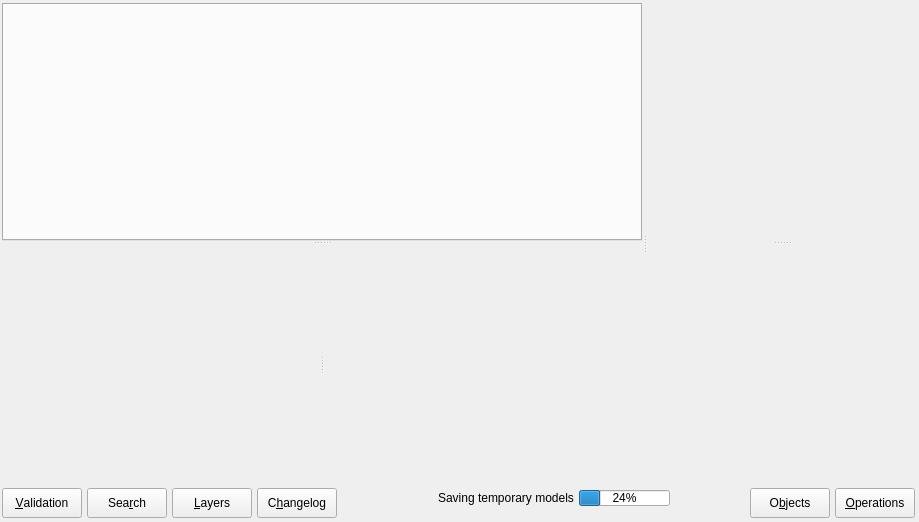
      <widget class="QWidget" name="design_pg">
       <layout class="QGridLayout" name="gridLayout_4">
        <property name="leftMargin">
         <number>2</number>
        </property>
        <property name="topMargin">
         <number>3</number>
        </property>
        <property name="rightMargin">
         <number>2</number>
        </property>
        <property name="bottomMargin">
         <number>2</number>
        </property>
        <property name="spacing">
         <number>5</number>
        </property>
        <item row="1" column="0">
         <layout class="QVBoxLayout" name="verticalLayout">
          <property name="spacing">
           <number>0</number>
          </property>
          <item>
           <widget class="QSplitter" name="h_splitter">
            <property name="autoFillBackground">
             <bool>true</bool>
            </property>
            <property name="orientation">
             <enum>Qt::Orientation::Horizontal</enum>
            </property>
            <property name="handleWidth">
             <number>5</number>
            </property>
            <property name="childrenCollapsible">
             <bool>false</bool>
            </property>
            <widget class="QWidget" name="models_tbw_parent" native="true">
             <property name="sizePolicy">
              <sizepolicy hsizetype="Expanding" vsizetype="Expanding">
               <horstretch>0</horstretch>
               <verstretch>0</verstretch>
              </sizepolicy>
             </property>
             <property name="minimumSize">
              <size>
               <width>640</width>
               <height>480</height>
              </size>
             </property>
             <property name="mouseTracking">
              <bool>false</bool>
             </property>
             <layout class="QGridLayout" name="gridLayout">
              <property name="leftMargin">
               <number>0</number>
              </property>
              <property name="topMargin">
               <number>0</number>
              </property>
              <property name="rightMargin">
               <number>0</number>
              </property>
              <property name="bottomMargin">
               <number>0</number>
              </property>
              <property name="spacing">
               <number>0</number>
              </property>
              <item row="0" column="0">
               <widget class="QSplitter" name="v_splitter1">
                <property name="autoFillBackground">
                 <bool>true</bool>
                </property>
                <property name="orientation">
                 <enum>Qt::Orientation::Vertical</enum>
                </property>
                <property name="handleWidth">
                 <number>4</number>
                </property>
                <property name="childrenCollapsible">
                 <bool>false</bool>
                </property>
                <widget class="QWidget" name="layoutWidget">
                 <layout class="QHBoxLayout" name="horizontalLayout">
                  <property name="spacing">
                   <number>5</number>
                  </property>
                  <item>
                   <widget class="QTabWidget" name="models_tbw">
                    <property name="minimumSize">
                     <size>
                      <width>0</width>
                      <height>0</height>
                     </size>
                    </property>
                    <property name="mouseTracking">
                     <bool>true</bool>
                    </property>
                    <property name="autoFillBackground">
                     <bool>false</bool>
                    </property>
                    <property name="tabPosition">
                     <enum>QTabWidget::TabPosition::North</enum>
                    </property>
                    <property name="tabShape">
                     <enum>QTabWidget::TabShape::Triangular</enum>
                    </property>
                    <property name="currentIndex">
                     <number>-1</number>
                    </property>
                    <property name="documentMode">
                     <bool>false</bool>
                    </property>
                    <property name="tabsClosable">
                     <bool>true</bool>
                    </property>
                   </widget>
                  </item>
                 </layout>
                </widget>
                <widget class="QWidget" name="bottom_wgt_bar" native="true">
                 <property name="sizePolicy">
                  <sizepolicy hsizetype="Preferred" vsizetype="Preferred">
                   <horstretch>0</horstretch>
                   <verstretch>0</verstretch>
                  </sizepolicy>
                 </property>
                 <property name="autoFillBackground">
                  <bool>true</bool>
                 </property>
                 <layout class="QHBoxLayout" name="horizontalLayout_3">
                  <property name="spacing">
                   <number>5</number>
                  </property>
                  <property name="leftMargin">
                   <number>0</number>
                  </property>
                  <property name="topMargin">
                   <number>0</number>
                  </property>
                  <property name="rightMargin">
                   <number>0</number>
                  </property>
                  <property name="bottomMargin">
                   <number>0</number>
                  </property>
                  <item>
                   <widget class="QSplitter" name="splitter">
                    <property name="orientation">
                     <enum>Qt::Orientation::Horizontal</enum>
                    </property>
                    <property name="childrenCollapsible">
                     <bool>false</bool>
                    </property>
                    <widget class="QWidget" name="model_valid_parent" native="true">
                     <property name="autoFillBackground">
                      <bool>true</bool>
                     </property>
                     <property name="styleSheet">
                      <string notr="true"/>
                     </property>
                    </widget>
                    <widget class="QWidget" name="obj_search_parent" native="true">
                     <property name="sizePolicy">
                      <sizepolicy hsizetype="Preferred" vsizetype="Preferred">
                       <horstretch>0</horstretch>
                       <verstretch>0</verstretch>
                      </sizepolicy>
                     </property>
                    </widget>
                   </widget>
                  </item>
                 </layout>
                </widget>
               </widget>
              </item>
             </layout>
            </widget>
            <widget class="QWidget" name="right_wgt_bar" native="true">
             <property name="sizePolicy">
              <sizepolicy hsizetype="Preferred" vsizetype="Preferred">
               <horstretch>0</horstretch>
               <verstretch>0</verstretch>
              </sizepolicy>
             </property>
             <property name="minimumSize">
              <size>
               <width>0</width>
               <height>0</height>
              </size>
             </property>
             <property name="autoFillBackground">
              <bool>true</bool>
             </property>
             <property name="styleSheet">
              <string notr="true"/>
             </property>
             <layout class="QGridLayout" name="gridLayout_3">
              <property name="leftMargin">
               <number>0</number>
              </property>
              <property name="topMargin">
               <number>0</number>
              </property>
              <property name="rightMargin">
               <number>0</number>
              </property>
              <property name="bottomMargin">
               <number>0</number>
              </property>
              <property name="spacing">
               <number>0</number>
              </property>
              <item row="0" column="0">
               <widget class="QStackedWidget" name="side_widgets_stw">
                <property name="currentIndex">
                 <number>0</number>
                </property>
                <widget class="QWidget" name="modelobjs_oplist_pg">
                 <layout class="QVBoxLayout" name="verticalLayout_2">
                  <property name="spacing">
                   <number>5</number>
                  </property>
                  <property name="leftMargin">
                   <number>0</number>
                  </property>
                  <property name="topMargin">
                   <number>0</number>
                  </property>
                  <property name="rightMargin">
                   <number>0</number>
                  </property>
                  <property name="bottomMargin">
                   <number>0</number>
                  </property>
                  <item>
                   <widget class="QSplitter" name="v_splitter_oprs_objs">
                    <property name="autoFillBackground">
                     <bool>true</bool>
                    </property>
                    <property name="orientation">
                     <enum>Qt::Orientation::Vertical</enum>
                    </property>
                    <property name="handleWidth">
                     <number>4</number>
                    </property>
                    <property name="childrenCollapsible">
                     <bool>false</bool>
                    </property>
                    <widget class="QWidget" name="model_objs_parent" native="true">
                     <property name="sizePolicy">
                      <sizepolicy hsizetype="Preferred" vsizetype="Minimum">
                       <horstretch>0</horstretch>
                       <verstretch>0</verstretch>
                      </sizepolicy>
                     </property>
                     <property name="minimumSize">
                      <size>
                       <width>270</width>
                       <height>0</height>
                      </size>
                     </property>
                     <property name="autoFillBackground">
                      <bool>false</bool>
                     </property>
                    </widget>
                    <widget class="QWidget" name="oper_list_parent" native="true">
                     <property name="sizePolicy">
                      <sizepolicy hsizetype="Preferred" vsizetype="Minimum">
                       <horstretch>0</horstretch>
                       <verstretch>0</verstretch>
                      </sizepolicy>
                     </property>
                     <property name="minimumSize">
                      <size>
                       <width>270</width>
                       <height>0</height>
                      </size>
                     </property>
                    </widget>
                   </widget>
                  </item>
                 </layout>
                </widget>
                <widget class="QWidget" name="page_4"/>
               </widget>
              </item>
             </layout>
            </widget>
           </widget>
          </item>
          <item>
           <widget class="QWidget" name="tool_btns_bar_wgt" native="true">
            <property name="enabled">
             <bool>true</bool>
            </property>
            <property name="sizePolicy">
             <sizepolicy hsizetype="Preferred" vsizetype="Fixed">
              <horstretch>0</horstretch>
              <verstretch>0</verstretch>
             </sizepolicy>
            </property>
            <property name="autoFillBackground">
             <bool>true</bool>
            </property>
            <layout class="QGridLayout" name="gridLayout_2">
             <property name="leftMargin">
              <number>0</number>
             </property>
             <property name="topMargin">
              <number>0</number>
             </property>
             <property name="rightMargin">
              <number>2</number>
             </property>
             <property name="bottomMargin">
              <number>2</number>
             </property>
             <property name="spacing">
              <number>0</number>
             </property>
             <item row="0" column="0" colspan="2">
              <layout class="QHBoxLayout" name="horiz_wgts_btns_layout">
               <property name="spacing">
                <number>5</number>
               </property>
               <property name="leftMargin">
                <number>0</number>
               </property>
               <property name="topMargin">
                <number>5</number>
               </property>
               <property name="bottomMargin">
                <number>0</number>
               </property>
               <item>
                <widget class="QPushButton" name="validation_btn">
                 <property name="sizePolicy">
                  <sizepolicy hsizetype="Preferred" vsizetype="Preferred">
                   <horstretch>0</horstretch>
                   <verstretch>0</verstretch>
                  </sizepolicy>
                 </property>
                 <property name="minimumSize">
                  <size>
                   <width>0</width>
                   <height>0</height>
                  </size>
                 </property>
                 <property name="toolTip">
                  <string>Toggle the model validation widget</string>
                 </property>
                 <property name="text">
                  <string>&amp;Validation</string>
                 </property>
                 <property name="icon">
                  <iconset resource="../res/resources.qrc">
                   <normaloff>:/icons/icons/validation.png</normaloff>:/icons/icons/validation.png</iconset>
                 </property>
                 <property name="iconSize">
                  <size>
                   <width>25</width>
                   <height>25</height>
                  </size>
                 </property>
                 <property name="checkable">
                  <bool>true</bool>
                 </property>
                </widget>
               </item>
               <item>
                <widget class="QPushButton" name="search_obj_btn">
                 <property name="sizePolicy">
                  <sizepolicy hsizetype="Preferred" vsizetype="Preferred">
                   <horstretch>0</horstretch>
                   <verstretch>0</verstretch>
                  </sizepolicy>
                 </property>
                 <property name="minimumSize">
                  <size>
                   <width>0</width>
                   <height>0</height>
                  </size>
                 </property>
                 <property name="toolTip">
                  <string>Toggle the object search widget</string>
                 </property>
                 <property name="text">
                  <string>Sea&amp;rch</string>
                 </property>
                 <property name="icon">
                  <iconset resource="../res/resources.qrc">
                   <normaloff>:/icons/icons/objfinder.png</normaloff>:/icons/icons/objfinder.png</iconset>
                 </property>
                 <property name="iconSize">
                  <size>
                   <width>25</width>
                   <height>25</height>
                  </size>
                 </property>
                 <property name="checkable">
                  <bool>true</bool>
                 </property>
                </widget>
               </item>
               <item>
                <widget class="QPushButton" name="layers_btn">
                 <property name="sizePolicy">
                  <sizepolicy hsizetype="Preferred" vsizetype="Preferred">
                   <horstretch>0</horstretch>
                   <verstretch>0</verstretch>
                  </sizepolicy>
                 </property>
                 <property name="minimumSize">
                  <size>
                   <width>0</width>
                   <height>0</height>
                  </size>
                 </property>
                 <property name="toolTip">
                  <string>Toggle the layers editor</string>
                 </property>
                 <property name="text">
                  <string>&amp;Layers</string>
                 </property>
                 <property name="icon">
                  <iconset resource="../res/resources.qrc">
                   <normaloff>:/icons/icons/layers.png</normaloff>:/icons/icons/layers.png</iconset>
                 </property>
                 <property name="iconSize">
                  <size>
                   <width>25</width>
                   <height>25</height>
                  </size>
                 </property>
                 <property name="checkable">
                  <bool>true</bool>
                 </property>
                </widget>
               </item>
               <item>
                <widget class="QPushButton" name="changelog_btn">
                 <property name="sizePolicy">
                  <sizepolicy hsizetype="Preferred" vsizetype="Preferred">
                   <horstretch>0</horstretch>
                   <verstretch>0</verstretch>
                  </sizepolicy>
                 </property>
                 <property name="minimumSize">
                  <size>
                   <width>0</width>
                   <height>0</height>
                  </size>
                 </property>
                 <property name="toolTip">
                  <string>Manage changelog settings</string>
                 </property>
                 <property name="text">
                  <string>C&amp;hangelog</string>
                 </property>
                 <property name="icon">
                  <iconset resource="../res/resources.qrc">
                   <normaloff>:/icons/icons/changelog.png</normaloff>:/icons/icons/changelog.png</iconset>
                 </property>
                 <property name="iconSize">
                  <size>
                   <width>25</width>
                   <height>25</height>
                  </size>
                 </property>
                 <property name="checkable">
                  <bool>true</bool>
                 </property>
                </widget>
               </item>
              </layout>
             </item>
             <item row="0" column="4">
              <spacer name="horizontalSpacer">
               <property name="orientation">
                <enum>Qt::Orientation::Horizontal</enum>
               </property>
               <property name="sizeHint" stdset="0">
                <size>
                 <width>40</width>
                 <height>20</height>
                </size>
               </property>
              </spacer>
             </item>
             <item row="0" column="13">
              <layout class="QHBoxLayout" name="vert_wgts_btns_layout">
               <property name="spacing">
                <number>5</number>
               </property>
               <property name="topMargin">
                <number>5</number>
               </property>
               <property name="rightMargin">
                <number>0</number>
               </property>
               <property name="bottomMargin">
                <number>0</number>
               </property>
               <item>
                <widget class="QPushButton" name="objects_btn">
                 <property name="sizePolicy">
                  <sizepolicy hsizetype="Preferred" vsizetype="Preferred">
                   <horstretch>0</horstretch>
                   <verstretch>0</verstretch>
                  </sizepolicy>
                 </property>
                 <property name="toolTip">
                  <string>Toggle the model objects widget</string>
                 </property>
                 <property name="text">
                  <string>O&amp;bjects</string>
                 </property>
                 <property name="icon">
                  <iconset resource="../res/resources.qrc">
                   <normaloff>:/icons/icons/objects.png</normaloff>:/icons/icons/objects.png</iconset>
                 </property>
                 <property name="iconSize">
                  <size>
                   <width>25</width>
                   <height>25</height>
                  </size>
                 </property>
                 <property name="checkable">
                  <bool>true</bool>
                 </property>
                </widget>
               </item>
               <item>
                <widget class="QPushButton" name="operations_btn">
                 <property name="sizePolicy">
                  <sizepolicy hsizetype="Preferred" vsizetype="Preferred">
                   <horstretch>0</horstretch>
                   <verstretch>0</verstretch>
                  </sizepolicy>
                 </property>
                 <property name="minimumSize">
                  <size>
                   <width>0</width>
                   <height>30</height>
                  </size>
                 </property>
                 <property name="toolTip">
                  <string>Toggle the operation history widget</string>
                 </property>
                 <property name="text">
                  <string>&amp;Operations</string>
                 </property>
                 <property name="icon">
                  <iconset resource="../res/resources.qrc">
                   <normaloff>:/icons/icons/oprhistory.png</normaloff>:/icons/icons/oprhistory.png</iconset>
                 </property>
                 <property name="iconSize">
                  <size>
                   <width>25</width>
                   <height>25</height>
                  </size>
                 </property>
                 <property name="checkable">
                  <bool>true</bool>
                 </property>
                </widget>
               </item>
               <item>
                <layout class="QHBoxLayout" name="plugin_btns_lt">
                 <property name="spacing">
                  <number>5</number>
                 </property>
                 <property name="rightMargin">
                  <number>0</number>
                 </property>
                </layout>
               </item>
              </layout>
             </item>
             <item row="0" column="9">
              <widget class="QWidget" name="bg_saving_wgt" native="true">
               <property name="sizePolicy">
                <sizepolicy hsizetype="Expanding" vsizetype="Preferred">
                 <horstretch>0</horstretch>
                 <verstretch>0</verstretch>
                </sizepolicy>
               </property>
               <layout class="QHBoxLayout" name="horizontalLayout_2">
                <property name="spacing">
                 <number>5</number>
                </property>
                <property name="leftMargin">
                 <number>0</number>
                </property>
                <property name="topMargin">
                 <number>0</number>
                </property>
                <property name="rightMargin">
                 <number>0</number>
                </property>
                <property name="bottomMargin">
                 <number>0</number>
                </property>
                <item>
                 <layout class="QHBoxLayout" name="horizontalLayout_5">
                  <property name="spacing">
                   <number>5</number>
                  </property>
                  <property name="bottomMargin">
                   <number>5</number>
                  </property>
                  <item>
                   <widget class="QLabel" name="bg_saving_lbl">
                    <property name="text">
                     <string>Saving temporary models</string>
                    </property>
                   </widget>
                  </item>
                  <item>
                   <widget class="QProgressBar" name="bg_saving_pb">
                    <property name="maximumSize">
                     <size>
                      <width>16777215</width>
                      <height>16</height>
                     </size>
                    </property>
                    <property name="value">
                     <number>24</number>
                    </property>
                   </widget>
                  </item>
                 </layout>
                </item>
               </layout>
              </widget>
             </item>
             <item row="0" column="10">
              <spacer name="horizontalSpacer_2">
               <property name="orientation">
                <enum>Qt::Orientation::Horizontal</enum>
               </property>
               <property name="sizeHint" stdset="0">
                <size>
                 <width>40</width>
                 <height>20</height>
                </size>
               </property>
              </spacer>
             </item>
             <item row="0" column="6">
              <widget class="QWidget" name="scene_info_parent" native="true">
               <property name="minimumSize">
                <size>
                 <width>20</width>
                 <height>0</height>
                </size>
               </property>
               <property name="maximumSize">
                <size>
                 <width>16777215</width>
                 <height>16777215</height>
                </size>
               </property>
              </widget>
             </item>
            </layout>
           </widget>
          </item>
         </layout>
        </item>
       </layout>
      </widget>
